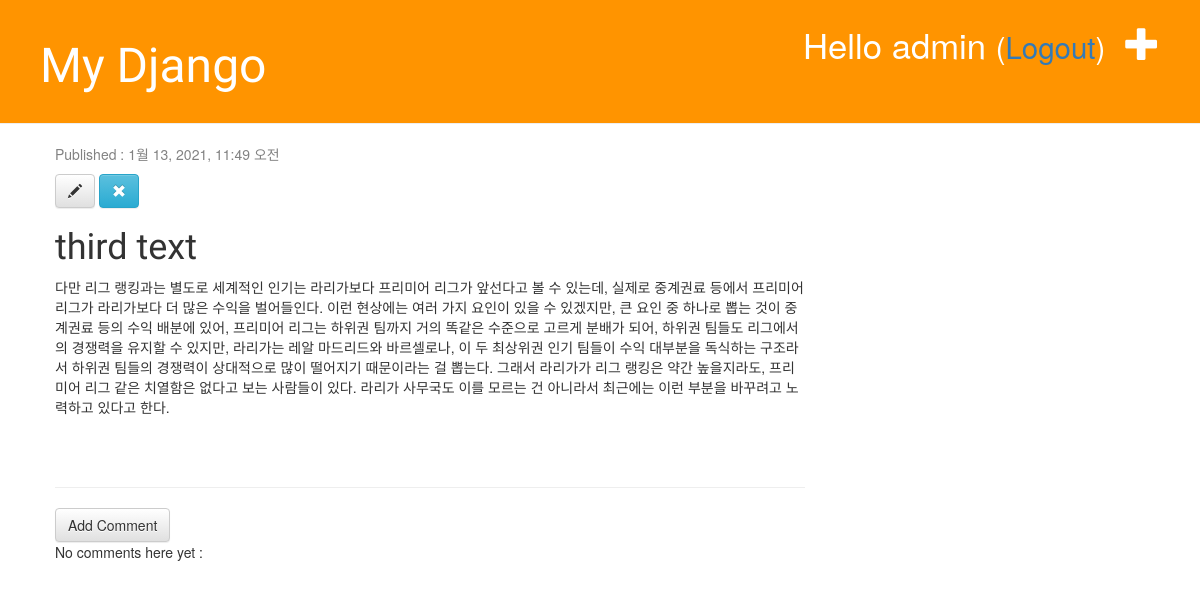
The app's page /post/5 (signed in), older data.
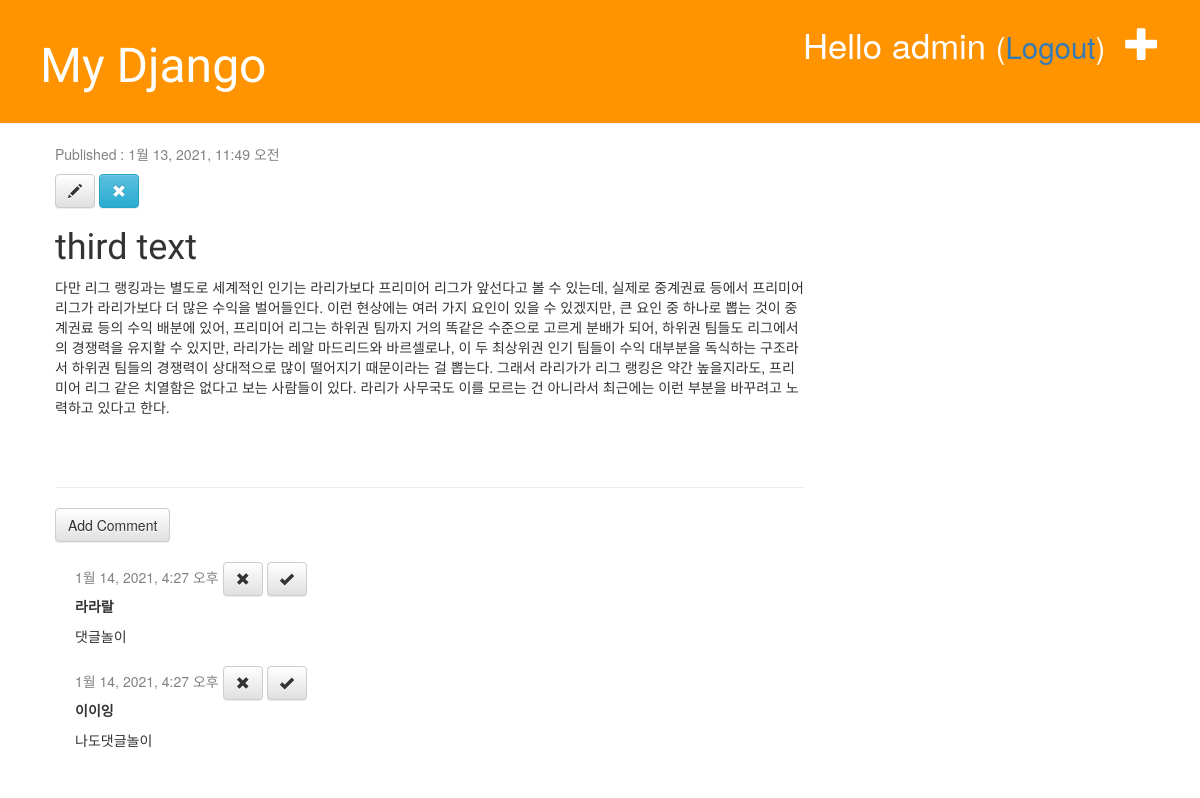
The same page, newer data.
### blog/models.py (models this page shows, shortened)
class Comment(models.Model):
    post = models.ForeignKey('blog.Post', on_delete=models.CASCADE, related_name='comments')
    author = models.CharField(max_length=100)
    text = models.TextField()
    created_date = models.DateTimeField(default=timezone.now)
    approved_comment = models.BooleanField(default=False)

### blog/views.py (the view)
# urls.py: path('post/<int:pk>', views.post_detail, name='post_detail'),
def post_detail(request, pk):
    post = get_object_or_404(Post, pk=pk)
    return render(request, 'blog/post_detail.html', {'post': post})

### blog/templates/blog/post_detail.html (shortened to what this page needs)
{% extends 'blog/base.html' %}
{% block content %}
    <div class="post">
        {% if post.published_date %}
            <div class="date">
                <p>Published : {{post.published_date}}</p>
            </div>
        {% endif %}
        {% if user.is_authenticated %}
            <a href="{% url 'post_edit' pk=post.pk %}" class="btn btn-default">
                <span class="glyphicon glyphicon-pencil"></span>
            </a>
            <a href="#" onclick="post_remove()" class="btn btn-info">
                <span class="glyphicon glyphicon-remove"></span>
            </a>
        {% endif %}
        <h1>{{post.title}}</h1>
        <p>{{post.text|linebreaksbr}}</p>
    </div>
<hr>
<a href="{% url 'add_comment_to_post' pk=post.pk %}" class="btn btn-default">Add Comment</a>
{% for comment in post.comments.all %}
    {% if user.is_authenticated %}
        <div class="comment">
            <div class="date">
                {{comment.created_date}}
                {% if not comment.approved_comment %}
                    <a href="{% url 'comment_remove' pk=comment.pk %}" class="btn btn-default">
                        <span class="glyphicon glyphicon-remove"></span>
                    </a>
                    <a href="{% url 'comment_approve' pk=comment.pk %}" class="btn btn-default">
                        <span class="glyphicon glyphicon-ok"></span>
                    </a>
                {% endif %}
            </div>
            <strong>{{comment.author}}</strong>
            <p>{{comment.text|linebreaks}}</p>
        </div>
    {% endif %}
{% empty %}
    <p>No comments here yet : </p>
{% endfor %}
{% endblock %}

Row changes from the older to the newer data that the page shows:
added Comment: created_date "1월 14, 2021, 4:27 오후", approved_comment False (drawn), author "라라랄", text "댓글놀이"
added Comment: created_date "1월 14, 2021, 4:27 오후", approved_comment False (drawn), author "이이잉", text "나도댓글놀이"
Text that changed along with them:
text no longer shown: "No comments here yet :"
